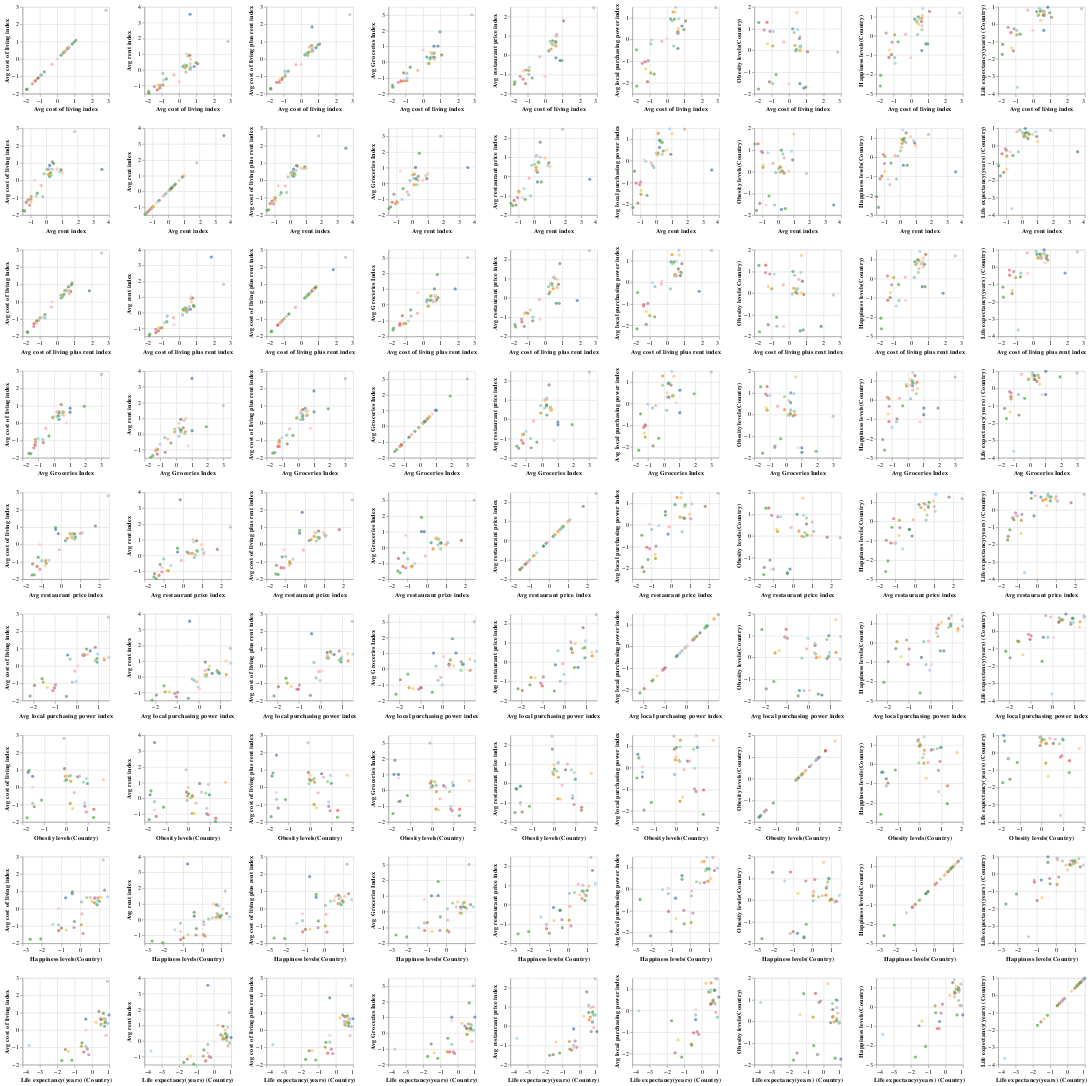

This figure's notebook cell:
### Markdown cell above
#### Country Variables ####

### Code cell
merged_by_country_columns = merge_by_country.drop(["Country"], axis=1).columns
merged_by_country_columns
scaled_data2 = merge_by_country.drop(["Country"], axis=1)
scaler = StandardScaler() 
scaled_data2 = scaler.fit_transform(scaled_data2)
scaled_data2 = pd.DataFrame(scaled_data2)
scaled_data2.columns = merged_by_country_columns
scaled_data2['Country']= merge_by_city['Country']

scatter2 = alt.Chart(scaled_data2, width=150, height=150).mark_circle().encode(
    alt.X(alt.repeat("row"), type='quantitative'),
    alt.Y(alt.repeat("column"), type='quantitative'),
    alt.Color('Country', legend=None, scale=alt.Scale(scheme='tableau20'))).repeat(
    row=['Avg cost of living index', 'Avg rent index','Avg cost of living plus rent index',
            'Avg Groceries Index','Avg restaurant price index','Avg local purchasing power index',
            'Obesity levels(Country)','Happiness levels(Country)','Life expectancy(years) (Country)'],
    column=['Avg cost of living index', 'Avg rent index','Avg cost of living plus rent index',
            'Avg Groceries Index','Avg restaurant price index','Avg local purchasing power index',
            'Obesity levels(Country)','Happiness levels(Country)','Life expectancy(years) (Country)'])
scatter2

### Figure 1 — Vega-Lite specification as saved in the notebook (floating-point values rounded to 4 significant figures)
{"config": {"view": {"continuousWidth": 400, "continuousHeight": 300}}, "repeat": {"column": ["Avg cost of living index", "Avg rent index", "Avg cost of living plus rent index", "Avg Groceries Index", "Avg restaurant price index", "Avg local purchasing power index", "Obesity levels(Country)", "Happiness levels(Country)", "Life expectancy(years) (Country)"], "row": ["Avg cost of living index", "Avg rent index", "Avg cost of living plus rent index", "Avg Groceries Index", "Avg restaurant price index", "Avg local purchasing power index", "Obesity levels(Country)", "Happiness levels(Country)", "Life expectancy(years) (Country)"]}, "spec": {"data": {"name": "data-f58472bc0701cce81fab28e592356371"}, "mark": "circle", "encoding": {"color": {"field": "Country", "legend": null, "scale": {"scheme": "tableau20"}, "type": "nominal"}, "x": {"field": {"repeat": "row"}, "type": "quantitative"}, "y": {"field": {"repeat": "column"}, "type": "quantitative"}}, "height": 150, "width": 150}, "$schema": "https://vega.github.io/schema/vega-lite/v4.17.0.json", "datasets": {"data-f58472bc0701cce81fab28e592356371": [{"Avg cost of living index": -1.09, "Avg rent index": -0.9745, "Avg cost of living plus rent index": -1.106, "Avg Groceries Index": -1.183, "Avg restaurant price index": -0.7725, "Avg local purchasing power index": -0.978, "Obesity levels(Country)": 0.8736, "Happiness levels(Country)": -0.3242, "Life expectancy(years) (Country)": -0.2632, "Country": " Netherlands"}, {"Avg cost of living index": 0.5003, "Avg rent index": 0.8654, "Avg cost of living plus rent index": 0.6785, "Avg Groceries Index": 0.5072, "Avg restaurant price index": 0.5603, "Avg local purchasing power index": 1.482, "Obesity levels(Country)": 0.9499, "Happiness levels(Country)": 0.8623, "Life expectancy(years) (Country)": 0.8002, "Country": " Australia"}, {"Avg cost of living index": 0.6286, "Avg rent index": 0.1442, "Avg cost of living plus rent index": 0.467, "Avg Groceries Index": 0.5907, "Avg restaurant price index": 0.4742, "Avg local purchasing power index": 0.3647, "Obesity levels(Country)": -0.02044, "Happiness levels(Country)": 0.9287, "Life expectancy(years) (Country)": 0.6115, "Country": " Austria"}, {"Avg cost of living index": 0.6463, "Avg rent index": 0.1135, "Avg cost of living plus rent index": 0.4658, "Avg Groceries Index": 0.3145, "Avg restaurant price index": 1.055, "Avg local purchasing power index": 0.2767, "Obesity levels(Country)": 0.1976, "Happiness levels(Country)": 0.5206, "Life expectancy(years) (Country)": 0.5086, "Country": " Sweden"}, {"Avg cost of living index": -0.9315, "Avg rent index": -0.9485, "Avg cost of living plus rent index": -0.9922, "Avg Groceries Index": -1.184, "Avg restaurant price index": -0.7981, "Avg local purchasing power index": -1.545, "Obesity levels(Country)": 0.1976, "Happiness levels(Country)": 0.05547, "Life expectancy(years) (Country)": -0.6062, "Country": " Denmark"}, {"Avg cost of living index": 0.2159, "Avg rent index": 0.2181, "Avg cost of living plus rent index": 0.2292, "Avg Groceries Index": 0.3172, "Avg restaurant price index": 0.2192, "Avg local purchasing power index": 0.9384, "Obesity levels(Country)": 0.9935, "Happiness levels(Country)": 0.8718, "Life expectancy(years) (Country)": 0.7316, "Country": " Finland"}, {"Avg cost of living index": -0.9353, "Avg rent index": -0.2168, "Avg cost of living plus rent index": -0.6955, "Avg Groceries Index": -0.7132, "Avg restaurant price index": -0.9995, "Avg local purchasing power index": -0.2059, "Obesity levels(Country)": -1.536, "Happiness levels(Country)": -1.131, "Life expectancy(years) (Country)": -0.3489, "Country": " Germany"}, {"Avg cost of living index": 1.071, "Avg rent index": 0.3939, "Avg cost of living plus rent index": 0.8556, "Avg Groceries Index": 0.4557, "Avg restaurant price index": 1.781, "Avg local purchasing power index": 0.8551, "Obesity levels(Country)": -0.06406, "Happiness levels(Country)": 1.261, "Life expectancy(years) (Country)": 0.4057, "Country": " Spain"}, {"Avg cost of living index": -1.744, "Avg rent index": -1.469, "Avg cost of living plus rent index": -1.732, "Avg Groceries Index": -1.594, "Avg restaurant price index": -1.393, "Avg local purchasing power index": -2.15, "Obesity levels(Country)": 1.277, "Happiness levels(Country)": -2.052, "Life expectancy(years) (Country)": -1.155, "Country": " Canada"}, {"Avg cost of living index": 0.6835, "Avg rent index": 0.1855, "Avg cost of living plus rent index": 0.5192, "Avg Groceries Index": 0.3083, "Avg restaurant price index": 1.095, "Avg local purchasing power index": 0.9675, "Obesity levels(Country)": 0.2085, "Happiness levels(Country)": 1.413, "Life expectancy(years) (Country)": 0.5086, "Country": " Australia"}, {"Avg cost of living index": 0.6363, "Avg rent index": 0.03671, "Avg cost of living plus rent index": 0.4278, "Avg Groceries Index": 0.5456, "Avg restaurant price index": 0.6337, "Avg local purchasing power index": 0.3412, "Obesity levels(Country)": 0.1431, "Happiness levels(Country)": 0.3307, "Life expectancy(years) (Country)": 0.7487, "Country": " China"}, {"Avg cost of living index": 0.3477, "Avg rent index": 0.1453, "Avg cost of living plus rent index": 0.2849, "Avg Groceries Index": -0.08233, "Avg restaurant price index": 0.318, "Avg local purchasing power index": 1.273, "Obesity levels(Country)": 0.2194, "Happiness levels(Country)": 0.7199, "Life expectancy(years) (Country)": 0.5429, "Country": " Thailand"}, {"Avg cost of living index": 0.6285, "Avg rent index": 3.537, "Avg cost of living plus rent index": 1.854, "Avg Groceries Index": 1.012, "Avg restaurant price index": -0.1424, "Avg local purchasing power index": -0.4189, "Obesity levels(Country)": -1.536, "Happiness levels(Country)": -0.7608, "Life expectancy(years) (Country)": -0.3489, "Country": " Argentina"}, {"Avg cost of living index": -1.762, "Avg rent index": -1.358, "Avg cost of living plus rent index": -1.698, "Avg Groceries Index": -1.474, "Avg restaurant price index": -1.51, "Avg local purchasing power index": -0.475, "Obesity levels(Country)": -1.787, "Happiness levels(Country)": -2.602, "Life expectancy(years) (Country)": -1.738, "Country": " Canada"}, {"Avg cost of living index": -1.123, "Avg rent index": -1.148, "Avg cost of living plus rent index": -1.198, "Avg Groceries Index": -0.683, "Avg restaurant price index": -1.479, "Avg local purchasing power index": -1.948, "Obesity levels(Country)": -1.46, "Happiness levels(Country)": -0.9792, "Life expectancy(years) (Country)": -1.532, "Country": " Spain"}, {"Avg cost of living index": 0.6054, "Avg rent index": 0.9373, "Avg cost of living plus rent index": 0.7758, "Avg Groceries Index": 0.3036, "Avg restaurant price index": 0.7065, "Avg local purchasing power index": 0.3047, "Obesity levels(Country)": 0.5465, "Happiness levels(Country)": 0.7389, "Life expectancy(years) (Country)": 0.5258, "Country": " Indonesia"}, {"Avg cost of living index": 0.6363, "Avg rent index": 0.3937, "Avg cost of living plus rent index": 0.5736, "Avg Groceries Index": 0.1986, "Avg restaurant price index": 1.009, "Avg local purchasing power index": 0.3027, "Obesity levels(Country)": 0.6337, "Happiness levels(Country)": 0.7674, "Life expectancy(years) (Country)": 0.7659, "Country": " South Korea"}, {"Avg cost of living index": 0.3857, "Avg rent index": -0.1319, "Avg cost of living plus rent index": 0.1962, "Avg Groceries Index": 0.1846, "Avg restaurant price index": 0.5838, "Avg local purchasing power index": -0.3079, "Obesity levels(Country)": -0.04225, "Happiness levels(Country)": 0.06496, "Life expectancy(years) (Country)": 0.9031, "Country": " Germany"}, {"Avg cost of living index": 0.8625, "Avg rent index": 0.2208, "Avg cost of living plus rent index": 0.65, "Avg Groceries Index": 1.019, "Avg restaurant price index": -0.2815, "Avg local purchasing power index": 0.6204, "Obesity levels(Country)": -1.743, "Happiness levels(Country)": -0.4191, "Life expectancy(years) (Country)": 0.9888, "Country": " Switzerland"}, {"Avg cost of living index": -1.429, "Avg rent index": -1.045, "Avg cost of living plus rent index": -1.354, "Avg Groceries Index": -1.285, "Avg restaurant price index": -1.1, "Avg local purchasing power index": -1.101, "Obesity levels(Country)": 0.939, "Happiness levels(Country)": 0.1409, "Life expectancy(years) (Country)": -0.1774, "Country": " Israel"}, {"Avg cost of living index": 0.658, "Avg rent index": 0.687, "Avg cost of living plus rent index": 0.7077, "Avg Groceries Index": 0.195, "Avg restaurant price index": 0.9665, "Avg local purchasing power index": 0.498, "Obesity levels(Country)": 0.01227, "Happiness levels(Country)": 1.071, "Life expectancy(years) (Country)": 0.6458, "Country": " Turkey"}, {"Avg cost of living index": -1.233, "Avg rent index": -0.9497, "Avg cost of living plus rent index": -1.188, "Avg Groceries Index": -1.241, "Avg restaurant price index": -0.821, "Avg local purchasing power index": -1.357, "Obesity levels(Country)": 0.3066, "Happiness levels(Country)": -0.7324, "Life expectancy(years) (Country)": -1.361, "Country": " Egypt"}, {"Avg cost of living index": -0.8993, "Avg rent index": -0.6391, "Avg cost of living plus rent index": -0.8448, "Avg Groceries Index": -1.011, "Avg restaurant price index": -0.6315, "Avg local purchasing power index": -0.0255, "Obesity levels(Country)": 0.8736, "Happiness levels(Country)": -1.425, "Life expectancy(years) (Country)": -3.625, "Country": " Taiwan"}, {"Avg cost of living index": 0.972, "Avg rent index": 0.4661, "Avg cost of living plus rent index": 0.8212, "Avg Groceries Index": 1.92, "Avg restaurant price index": -0.2834, "Avg local purchasing power index": 0.4545, "Obesity levels(Country)": -1.7, "Happiness levels(Country)": -0.4191, "Life expectancy(years) (Country)": 0.663, "Country": "United States"}, {"Avg cost of living index": -0.3038, "Avg rent index": -0.3115, "Avg cost of living plus rent index": -0.3244, "Avg Groceries Index": -0.5286, "Avg restaurant price index": -0.0858, "Avg local purchasing power index": -0.08715, "Obesity levels(Country)": 0.383, "Happiness levels(Country)": 0.08394, "Life expectancy(years) (Country)": 0.8173, "Country": " India"}, {"Avg cost of living index": 0.4262, "Avg rent index": 0.2795, "Avg cost of living plus rent index": 0.3906, "Avg Groceries Index": 0.2869, "Avg restaurant price index": 0.7446, "Avg local purchasing power index": 0.9303, "Obesity levels(Country)": 0.03407, "Happiness levels(Country)": 0.9857, "Life expectancy(years) (Country)": 0.7487, "Country": "United States"}, {"Avg cost of living index": 2.809, "Avg rent index": 1.81, "Avg cost of living plus rent index": 2.563, "Avg Groceries Index": 3.006, "Avg restaurant price index": 2.455, "Avg local purchasing power index": 1.462, "Obesity levels(Country)": -0.08586, "Happiness levels(Country)": 1.185, "Life expectancy(years) (Country)": 0.8859, "Country": " Ireland"}, {"Avg cost of living index": -0.001362, "Avg rent index": -0.7448, "Avg cost of living plus rent index": -0.3053, "Avg Groceries Index": 0.7844, "Avg restaurant price index": -1.102, "Avg local purchasing power index": 0.04542, "Obesity levels(Country)": -1.536, "Happiness levels(Country)": -1.131, "Life expectancy(years) (Country)": -0.3489, "Country": " Japan"}, {"Avg cost of living index": -0.7407, "Avg rent index": -0.5647, "Avg cost of living plus rent index": -0.7114, "Avg Groceries Index": -0.3223, "Avg restaurant price index": -1.187, "Avg local purchasing power index": -1.598, "Obesity levels(Country)": -1.122, "Happiness levels(Country)": -0.3052, "Life expectancy(years) (Country)": -0.5719, "Country": "United States"}, {"Avg cost of living index": -1.267, "Avg rent index": -1.263, "Avg cost of living plus rent index": -1.338, "Avg Groceries Index": -1.191, "Avg restaurant price index": -1.243, "Avg local purchasing power index": -1.028, "Obesity levels(Country)": 1.288, "Happiness levels(Country)": -1.122, "Life expectancy(years) (Country)": -0.469, "Country": " Hong Kong"}, {"Avg cost of living index": 0.2984, "Avg rent index": 0.3209, "Avg cost of living plus rent index": 0.3248, "Avg Groceries Index": -0.08162, "Avg restaurant price index": 0.7088, "Avg local purchasing power index": 0.8503, "Obesity levels(Country)": 0.8191, "Happiness levels(Country)": 0.8053, "Life expectancy(years) (Country)": 0.5086, "Country": " China"}, {"Avg cost of living index": 0.4468, "Avg rent index": 1.009, "Avg cost of living plus rent index": 0.7025, "Avg Groceries Index": 0.6251, "Avg restaurant price index": 0.5205, "Avg local purchasing power index": 1.259, "Obesity levels(Country)": 1.735, "Happiness levels(Country)": 0.5965, "Life expectancy(years) (Country)": 0.2342, "Country": " Belgium"}]}}
